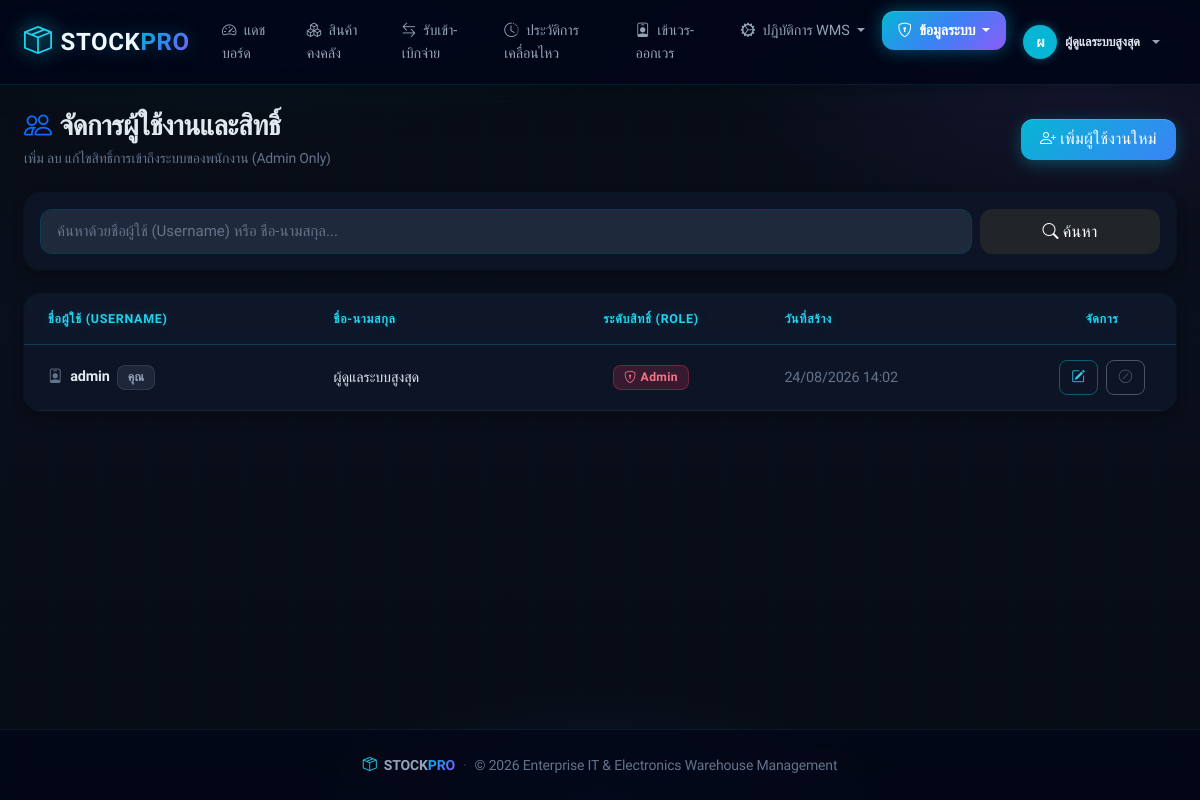
/users.php (signed in), run on the app's committed database.
### tables this page shows
CREATE TABLE IF NOT EXISTS `users` (
  `id` INT AUTO_INCREMENT PRIMARY KEY,
  `username` VARCHAR(50) NOT NULL UNIQUE,
  `password` VARCHAR(255) NOT NULL,
  `fullname` VARCHAR(100) NOT NULL,
  `bio` TEXT NULL,
  `phone` VARCHAR(30) NULL,
  `avatar_color` VARCHAR(20) NULL DEFAULT '#06b6d4',
  `avatar_path` VARCHAR(255) NULL,
  `role` ENUM('admin', 'staff') NOT NULL DEFAULT 'staff',
  `created_at` TIMESTAMP DEFAULT CURRENT_TIMESTAMP
);

### users.php (the view, shortened to what this page needs)
<?php
require_once 'db.php';
require_once 'header.php';
$search = trim($_GET['search'] ?? '');
$sql = "SELECT id, username, fullname, role, created_at FROM users";
$params = [];
$sql .= " ORDER BY id DESC";
$stmt = $pdo->prepare($sql);
$stmt->execute($params);
$users = $stmt->fetchAll();
?>
<div class="container-fluid px-lg-4 py-4">
    <div class="d-flex flex-column flex-md-row justify-content-between align-items-md-center mb-4 gap-3 page-header">
        <div>
            <h3 class="fw-bold mb-1"><i class="bi bi-people text-primary me-2"></i>จัดการผู้ใช้งานและสิทธิ์</h3>
            <p class="page-subtitle mb-0">เพิ่ม ลบ แก้ไขสิทธิ์การเข้าถึงระบบของพนักงาน (Admin Only)</p>
        </div>
        <button class="btn btn-primary" data-bs-toggle="modal" data-bs-target="#addUserModal">
            <i class="bi bi-person-plus me-1"></i>เพิ่มผู้ใช้งานใหม่
        </button>
    </div>
    <div class="card border-0 shadow-sm rounded-4 mb-4">
        <div class="card-body p-3">
            <form method="GET" class="row g-2">
                <div class="col-md-10">
                    <input type="text" name="search" class="form-control" placeholder="ค้นหาด้วยชื่อผู้ใช้ (Username) หรือ ชื่อ-นามสกุล..." value="<?= htmlspecialchars($search) ?>">
                </div>
                <div class="col-md-2 d-flex gap-2">
                    <button type="submit" class="btn btn-dark w-100"><i class="bi bi-search me-1"></i>ค้นหา</button>
                </div>
            </form>
        </div>
    </div>
    <div class="card border-0 shadow-sm rounded-4">
        <div class="card-body p-0">
            <div class="table-responsive">
                <table class="table table-hover align-middle mb-0">
                    <thead class="table-light">
                        <tr>
                            <th class="ps-4">ชื่อผู้ใช้ (Username)</th>
                            <th>ชื่อ-นามสกุล</th>
                            <th class="text-center">ระดับสิทธิ์ (Role)</th>
                            <th>วันที่สร้าง</th>
                            <th class="text-center pe-4" style="width: 140px;">จัดการ</th>
                        </tr>
                    </thead>
                    <tbody>
                        <?php if (empty($users)): ?>
                            <tr><td colspan="5" class="text-center py-4 text-muted">ไม่พบข้อมูลผู้ใช้งาน</td></tr>
                        <?php else: ?>
                            <?php foreach ($users as $u): ?>
                                <tr>
                                    <td class="ps-4 fw-bold">
                                        <i class="bi bi-person-badge text-muted me-2"></i><?= htmlspecialchars($u['username']) ?>
                                        <?php if ($u['id'] == $_SESSION['user_id']): ?>
                                            <span class="badge bg-secondary ms-1">คุณ</span>
                                        <?php endif; ?>
                                    </td>
                                    <td><?= htmlspecialchars($u['fullname']) ?></td>
                                    <td class="text-center">
                                        <?php if ($u['role'] === 'admin'): ?>
                                            <span class="badge bg-danger"><i class="bi bi-shield-lock me-1"></i>Admin</span>
                                        <?php else: ?>
                                            <span class="badge bg-info text-dark"><i class="bi bi-person me-1"></i>Staff</span>
                                        <?php endif; ?>
                                    </td>
                                    <td class="small text-muted"><?= date('d/m/Y H:i', strtotime($u['created_at'])) ?></td>
                                    <td class="text-center pe-4">
                                        <a href="user_edit.php?id=<?= $u['id'] ?>" class="btn btn-outline-primary btn-sm me-1" title="แก้ไข">
                                            <i class="bi bi-pencil-square"></i>
                                        </a>
                                        <?php if ($u['id'] != $_SESSION['user_id']): ?>
                                            <a href="user_action.php?action=delete&id=<?= $u['id'] ?>" class="btn btn-outline-danger btn-sm" onclick="return confirm('ยืนยันลบผู้ใช้งาน <?= htmlspecialchars($u['username']) ?> หรือไม่?')" title="ลบ">
                                                <i class="bi bi-trash"></i>
                                            </a>
                                        <?php else: ?>
                                            <button class="btn btn-outline-secondary btn-sm" disabled title="ไม่สามารถลบบัญชีตัวเองได้"><i class="bi bi-slash-circle"></i></button>
                                        <?php endif; ?>
                                    </td>
                                </tr>
                            <?php endforeach; ?>
                        <?php endif; ?>
                    </tbody>
                </table>
            </div>
        </div>
    </div>
</div>
<?php require_once 'footer.php'; ?>

### header.php (shortened to what this page needs)
<?php
$current_page = basename($_SERVER['PHP_SELF']);
$is_admin = ($_SESSION['role'] === 'admin');
?>
<!DOCTYPE html>
<html lang="th">
<head>
    <link href="https://cdn.jsdelivr.net/npm/bootstrap@5.3.3/dist/css/bootstrap.min.css" rel="stylesheet">
    <link href="https://cdn.jsdelivr.net/npm/bootstrap-icons@1.11.3/font/bootstrap-icons.min.css" rel="stylesheet">
    <link href="style.css" rel="stylesheet">
</head>
<body class="d-flex flex-column min-vh-100">
<nav class="navbar navbar-expand-xl navbar-dark sticky-top">
    <div class="container-fluid px-lg-4">
        <a class="navbar-brand fw-bold d-flex align-items-center gap-2" href="dashboard.php">
            <i class="bi bi-box-seam fs-3"></i>
            <span class="fs-4">STOCK<span class="text-gradient">PRO</span></span>
        </a>
        <div class="collapse navbar-collapse" id="navbarMain">
            <ul class="navbar-nav me-auto mb-2 mb-xl-0">
                <li class="nav-item">
                    <a class="nav-link <?= ($current_page === 'dashboard.php') ? 'active' : '' ?>" href="dashboard.php">
                        <i class="bi bi-speedometer2 me-1"></i> แดชบอร์ด
                    </a>
                </li>
                <li class="nav-item">
                    <a class="nav-link position-relative <?= in_array($current_page, ['products.php', 'product_form.php']) ? 'active' : '' ?>" href="products.php">
                        <i class="bi bi-boxes me-1"></i> สินค้าคงคลัง
                    </a>
                </li>
                <li class="nav-item">
                    <a class="nav-link <?= ($current_page === 'stock_form.php') ? 'active' : '' ?>" href="stock_form.php">
                        <i class="bi bi-arrow-left-right me-1"></i> รับเข้า-เบิกจ่าย
                    </a>
                </li>
                <li class="nav-item">
                    <a class="nav-link <?= ($current_page === 'stock_logs.php') ? 'active' : '' ?>" href="stock_logs.php">
                        <i class="bi bi-clock-history me-1"></i> ประวัติการเคลื่อนไหว
                    </a>
                </li>
                <li class="nav-item">
                    <a class="nav-link <?= ($current_page === 'shifts.php') ? 'active' : '' ?>" href="shifts.php">
                        <i class="bi bi-person-badge me-1"></i> เข้าเวร-ออกเวร
                    </a>
                </li>
                <li class="nav-item dropdown">
                    <a class="nav-link dropdown-toggle <?= in_array($current_page, ['purchase_orders.php', 'requisitions.php', 'barcodes.php']) ? 'active' : '' ?>" href="#" role="button" data-bs-toggle="dropdown" aria-expanded="false" data-bs-auto-close="true">
                        <i class="bi bi-gear-wide-connected me-1"></i> ปฏิบัติการ WMS
                    </a>
                </li>
                <?php if ($is_admin): ?>
                <li class="nav-item dropdown">
                    <a class="nav-link dropdown-toggle <?= in_array($current_page, ['users.php', 'user_edit.php', 'categories.php', 'suppliers.php']) ? 'active' : '' ?>" href="#" role="button" data-bs-toggle="dropdown" aria-expanded="false" data-bs-auto-close="true">
                        <i class="bi bi-shield-lock me-1"></i> ข้อมูลระบบ
                    </a>
                </li>
                <?php endif; ?>
            </ul>
            <?php
            $_nav_avatar = '#06b6d4';
            $_nav_initial = mb_strtoupper(mb_substr($_SESSION['fullname'] ?? 'U', 0, 1));
            $_nav_photo = null;
            if (isset($pdo) && !empty($_SESSION['user_id'])) {
                try {
                    $av = $pdo->prepare("SELECT avatar_color, avatar_path, fullname FROM users WHERE id = ?");
                    $av->execute([$_SESSION['user_id']]);
                    $avRow = $av->fetch();
                    if ($avRow) {
                        if (!empty($avRow['avatar_color'])) {
                            $_nav_avatar = $avRow['avatar_color'];
                        }
                        if (!empty($avRow['fullname'])) {
                            $_nav_initial = mb_strtoupper(mb_substr($avRow['fullname'], 0, 1));
                        }
                    }
                } catch (Exception $e) {  }
            }
            ?>
            <ul class="navbar-nav align-items-center">
                <li class="nav-item dropdown">
                    <a class="nav-link dropdown-toggle d-flex align-items-center gap-2" href="#" role="button" data-bs-toggle="dropdown" aria-expanded="false">
                        <?php if ($_nav_photo): ?>
                            <img src="<?= htmlspecialchars($_nav_photo) ?>" alt=""
                                 class="rounded-circle"
                                 style="width:34px;height:34px;object-fit:cover;box-shadow:0 0 10px <?= htmlspecialchars($_nav_avatar) ?>66;border:2px solid <?= htmlspecialchars($_nav_avatar) ?>;">
                        <?php else: ?>
                            <div class="text-white rounded-circle d-flex align-items-center justify-content-center fw-bold"
                                 style="width:34px;height:34px;font-size:0.9rem;background:<?= htmlspecialchars($_nav_avatar) ?>;box-shadow:0 0 10px <?= htmlspecialchars($_nav_avatar) ?>66;">
                                <?= htmlspecialchars($_nav_initial) ?>
                            </div>
                        <?php endif; ?>
                        <span class="small fw-semibold"><?= htmlspecialchars($_SESSION['fullname']) ?></span>
                    </a>
                </li>
            </ul>
        </div>
    </div>
</nav>
<main class="flex-grow-1">

### data on the page
users: fullname "ผ", username "admin", shows "คุณ", fullname "ผู้ดูแลระบบสูงสุด", role "admin" (drawn), created_at "24/08/2026 14:02"

### other printed values
$_SESSION['fullname'] "ผู้ดูแลระบบสูงสุด"
